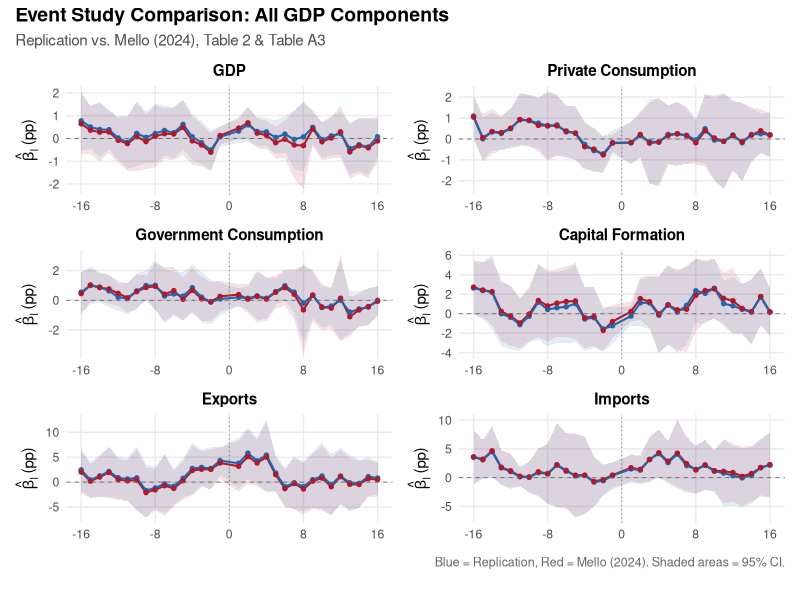

This chart was generated by the following R code: (Note: this script raises an error after producing the figure.)
# event_study_comparison_all_features.R
# Compares all 6 GDP-component event study coefficients against Mello (2024) Table A3.
# Produces a 6-panel plot, a comparison CSV, and a LaTeX table.

library(readr)
library(dplyr)
library(tidyr)
library(ggplot2)
library(patchwork)

#######################################################
# 1) Load our fixest results (all 6 features)
#######################################################
ours_all <- read_csv(
  "mello_paper_replication/results/event_study_all_features_coefficients.csv",
  show_col_types = FALSE
)

# Keep only rel-time dummies (has valid l)
ours_rt <- ours_all %>%
  filter(!is.na(l)) %>%
  select(feature, feature_label, l, estimate, se, pval) %>%
  arrange(feature, l)

#######################################################
# 2) Mello (2024) Table A3 — hardcoded from the paper
#######################################################
# GDP from Table 2, components from Table A3
mello_gdp <- tibble::tribble(
  ~l, ~estimate, ~se,
  -16,  0.640, 0.673, -15,  0.363, 0.538, -14,  0.276, 0.655, -13,  0.286, 0.474,
  -12, -0.082, 0.503, -11, -0.226, 0.604, -10,  0.074, 0.769,  -9, -0.139, 0.616,
   -8,  0.098, 0.695,  -7,  0.209, 0.570,  -6,  0.196, 0.589,  -5,  0.484, 0.621,
   -4, -0.107, 0.535,  -3, -0.288, 0.479,  -2, -0.605, 0.432,  -1,  0.125, 0.206,
    1,  0.454, 0.246,   2,  0.683, 0.370,   3,  0.233, 0.335,   4,  0.140, 0.317,
    5, -0.189, 0.357,   6, -0.034, 0.422,   7, -0.288, 0.761,   8, -0.314, 0.985,
    9,  0.418, 0.387,  10, -0.145, 0.421,  11,  0.021, 0.461,  12,  0.289, 0.583,
   13, -0.593, 0.606,  14, -0.320, 0.628,  15, -0.412, 0.676,  16, -0.109, 0.477
) %>% mutate(feature = "gdp", feature_label = "GDP")

# Private Consumption
mello_pcons <- tibble::tribble(
  ~l, ~estimate, ~se,
  -16,  1.046, 0.518, -15,  0.059, 0.578, -14,  0.353, 0.557, -13,  0.308, 0.413,
  -12,  0.514, 0.466, -11,  0.929, 0.631, -10,  0.894, 0.618,  -9,  0.652, 0.657,
   -8,  0.637, 0.847,  -7,  0.626, 0.740,  -6,  0.380, 0.623,  -5,  0.275, 0.651,
   -4, -0.368, 0.574,  -3, -0.489, 0.522,  -2, -0.763, 0.456,  -1, -0.202, 0.203,
    1, -0.169, 0.515,   2,  0.214, 0.559,   3, -0.198, 0.982,   4, -0.149, 1.087,
    5,  0.170, 0.730,   6,  0.247, 0.775,   7,  0.156, 0.681,   8, -0.184, 0.527,
    9,  0.390, 0.879,  10,  0.047, 1.034,  11, -0.116, 1.174,  12,  0.163, 0.842,
   13, -0.136, 0.950,  14,  0.185, 0.679,  15,  0.395, 0.528,  16,  0.186, 0.538
) %>% mutate(feature = "private_consumption", feature_label = "Private Consumption")

# Government Consumption
mello_gcons <- tibble::tribble(
  ~l, ~estimate, ~se,
  -16,  0.454, 0.731, -15,  1.024, 0.566, -14,  0.860, 0.471, -13,  0.766, 0.492,
  -12,  0.466, 0.435, -11,  0.168, 0.496, -10,  0.584, 0.599,  -9,  0.868, 0.403,
   -8,  0.941, 0.799,  -7,  0.408, 0.933,  -6,  0.651, 0.812,  -5,  0.071, 0.732,
   -4,  0.678, 0.779,  -3,  0.100, 0.760,  -2, -0.093, 0.668,  -1,  0.265, 0.536,
    1,  0.384, 0.368,   2,  0.080, 0.501,   3,  0.264, 0.884,   4,  0.082, 0.752,
    5,  0.547, 0.563,   6,  0.863, 0.620,   7,  0.407, 0.863,   8, -0.640, 1.507,
    9,  0.347, 0.885,  10, -0.451, 0.794,  11, -0.522, 0.715,  12,  0.138, 1.483,
   13, -1.105, 0.679,  14, -0.646, 0.568,  15, -0.424, 0.631,  16, -0.060, 0.520
) %>% mutate(feature = "government_consumption", feature_label = "Government Consumption")

# Capital Formation
mello_capform <- tibble::tribble(
  ~l, ~estimate, ~se,
  -16,  2.723, 1.438, -15,  2.417, 1.451, -14,  2.260, 1.734, -13,  0.230, 1.551,
  -12, -0.240, 1.559, -11, -0.949, 1.325, -10, -0.041, 1.425,  -9,  1.357, 1.913,
   -8,  0.797, 1.876,  -7,  1.085, 1.778,  -6,  1.248, 1.856,  -5,  1.303, 1.980,
   -4, -0.417, 1.587,  -3, -0.286, 1.522,  -2, -1.708, 1.092,  -1, -0.811, 0.868,
    1,  0.229, 0.515,   2,  1.552, 1.128,   3,  1.228, 1.370,   4, -0.029, 2.008,
    5,  0.898, 2.066,   6,  0.398, 2.100,   7,  0.454, 2.222,   8,  1.892, 1.932,
    9,  2.371, 1.604,  10,  2.550, 1.573,  11,  1.576, 1.331,  12,  1.331, 1.704,
   13,  0.535, 1.282,  14,  0.212, 1.672,  15,  1.755, 1.464,  16,  0.185, 1.256
) %>% mutate(feature = "capital_formation", feature_label = "Capital Formation")

# Exports
mello_exports <- tibble::tribble(
  ~l, ~estimate, ~se,
  -16,  2.040, 2.171, -15,  0.185, 1.769, -14,  1.025, 2.032, -13,  1.935, 2.591,
  -12,  0.519, 2.103, -11,  0.260, 2.090, -10,  0.438, 3.159,  -9, -2.109, 2.583,
   -8, -1.538, 2.126,  -7, -0.709, 3.120,  -6, -1.263, 1.832,  -5,  0.275, 1.979,
   -4,  2.327, 2.565,  -3,  2.584, 1.802,  -2,  2.555, 2.022,  -1,  3.840, 1.620,
    1,  3.183, 2.631,   2,  5.124, 2.767,   3,  3.844, 2.359,   4,  5.049, 3.631,
    5,  1.506, 1.816,   6, -1.297, 1.918,   7, -0.277, 2.606,   8, -1.381, 2.643,
    9,  0.204, 2.832,  10,  0.815, 3.302,  11, -0.916, 2.953,  12,  1.110, 2.725,
   13, -0.430, 2.692,  14, -0.466, 2.418,  15,  0.714, 1.945,  16,  0.501, 1.726
) %>% mutate(feature = "exports", feature_label = "Exports")

# Imports
mello_imports <- tibble::tribble(
  ~l, ~estimate, ~se,
  -16,  3.603, 2.417, -15,  3.202, 1.685, -14,  4.664, 2.192, -13,  1.808, 1.514,
  -12,  1.188, 1.528, -11,  0.245, 0.848, -10,  0.091, 1.361,  -9,  1.007, 2.093,
   -8,  0.711, 2.667,  -7,  2.183, 3.730,  -6,  1.131, 3.354,  -5,  0.421, 3.713,
   -4,  0.409, 3.427,  -3, -0.659, 2.225,  -2, -0.333, 1.334,  -1,  0.436, 1.111,
    1,  1.719, 1.201,   2,  1.429, 1.245,   3,  3.138, 1.947,   4,  4.326, 2.084,
    5,  2.844, 1.786,   6,  4.260, 3.007,   7,  2.432, 2.410,   8,  1.331, 2.131,
    9,  2.196, 2.222,  10,  1.218, 1.813,  11,  1.100, 2.853,  12,  0.886, 2.586,
   13,  0.215, 2.633,  14,  0.719, 2.477,  15,  1.729, 2.558,  16,  2.266, 2.872
) %>% mutate(feature = "imports", feature_label = "Imports")

# Combine all Mello data
mello_all <- bind_rows(mello_gdp, mello_pcons, mello_gcons,
                       mello_capform, mello_exports, mello_imports) %>%
  mutate(
    tval = estimate / se,
    pval = 2 * pnorm(-abs(tval))
  )

# Mello controls (convergence + host per component)
mello_controls <- tibble::tribble(
  ~feature,                  ~feature_label,            ~conv_coeff, ~conv_se, ~host_coeff, ~host_se,
  "gdp",                    "GDP",                      -1.368, 0.588,  -0.591, 0.545,
  "private_consumption",    "Private Consumption",      -2.665, 0.651,  -0.098, 0.801,
  "government_consumption", "Government Consumption",   -3.349, 1.278,  -0.155, 0.265,
  "capital_formation",      "Capital Formation",        -7.795, 1.624,  -1.606, 1.404,
  "exports",                "Exports",                  -3.730, 0.754,   1.249, 0.983,
  "imports",                "Imports",                   -6.056, 0.952,  -0.390, 1.909
)

# Mello N and within-R2 per feature
mello_stats <- tibble::tribble(
  ~feature,                  ~mello_n,  ~mello_r2,
  "gdp",                    8637,       0.423,
  "private_consumption",    8549,       0.352,
  "government_consumption", 8549,       0.129,
  "capital_formation",      8549,       0.213,
  "exports",                8549,       0.380,
  "imports",                8549,       0.364
)

#######################################################
# 3) Significance stars helper
#######################################################
stars_fn <- function(p) {
  case_when(
    p < 0.01 ~ "***",
    p < 0.05 ~ "**",
    p < 0.10 ~ "*",
    TRUE      ~ ""
  )
}

#######################################################
# 4) Build combined plotting data
#######################################################
# join on feature id to avoid label case mismatches
feat_labels <- c(
  gdp                    = "GDP",
  private_consumption    = "Private Consumption",
  government_consumption = "Government Consumption",
  capital_formation      = "Capital Formation",
  exports                = "Exports",
  imports                = "Imports"
)

plot_df <- bind_rows(
  ours_rt %>% mutate(source = "Replication"),
  mello_all %>% mutate(source = "Mello (2024)")
) %>%
  mutate(
    panel_label = feat_labels[feature],
    ci_lo = estimate - 1.96 * se,
    ci_hi = estimate + 1.96 * se
  )

#######################################################
# 5) Build 6-panel comparison plot
#######################################################
colours <- c("Replication" = "#2166AC", "Mello (2024)" = "#B2182B")

make_panel <- function(feat_id, show_legend = FALSE) {
  df <- plot_df %>% filter(feature == feat_id)
  ttl <- feat_labels[feat_id]

  p <- ggplot(df, aes(x = l, y = estimate, colour = source, fill = source)) +
    geom_ribbon(aes(ymin = ci_lo, ymax = ci_hi), alpha = 0.12, colour = NA) +
    geom_line(linewidth = 0.7) +
    geom_point(size = 1.2) +
    geom_hline(yintercept = 0, linetype = "dashed", colour = "grey40", linewidth = 0.3) +
    geom_vline(xintercept = 0, linetype = "dotted", colour = "grey40", linewidth = 0.3) +
    scale_x_continuous(breaks = seq(-16, 16, by = 8)) +
    scale_colour_manual(values = colours) +
    scale_fill_manual(values = colours) +
    labs(title = ttl, x = NULL, y = expression(hat(beta)[l] ~ "(pp)")) +
    theme_minimal(base_size = 11) +
    theme(
      plot.title       = element_text(face = "bold", size = 11, hjust = 0.5),
      panel.grid.minor = element_blank(),
      legend.position  = if (show_legend) "bottom" else "none",
      legend.title     = element_blank()
    )
  p
}

panels <- lapply(names(feat_labels), make_panel)

# combine panels with patchwork and grab a shared legend
combined <- (panels[[1]] | panels[[2]]) /
            (panels[[3]] | panels[[4]]) /
            (panels[[5]] | panels[[6]]) +
  plot_annotation(
    title    = "Event Study Comparison: All GDP Components",
    subtitle = "Replication vs. Mello (2024), Table 2 & Table A3",
    caption  = "Blue = Replication, Red = Mello (2024). Shaded areas = 95% CI.",
    theme = theme(
      plot.title    = element_text(face = "bold", size = 14),
      plot.subtitle = element_text(size = 11, colour = "grey30"),
      plot.caption  = element_text(size = 9, colour = "grey40")
    )
  )

# Extract a shared legend from one panel and attach at bottom
leg_panel <- make_panel("gdp", show_legend = TRUE) +
  guides(colour = guide_legend(override.aes = list(size = 3)),
         fill   = guide_legend(override.aes = list(alpha = 0.3)))
leg <- cowplot::get_legend(leg_panel)

final_plot <- cowplot::plot_grid(
  combined, leg,
  ncol = 1, rel_heights = c(1, 0.04)
)

dir.create("mello_paper_replication/event_study_plots", showWarnings = FALSE)
ggsave("mello_paper_replication/event_study_plots/event_study_all_features_comparison.png",
       final_plot, width = 12, height = 10, dpi = 300)
cat("Saved plot: mello_paper_replication/event_study_plots/event_study_all_features_comparison.png\n")

#######################################################
# 6) Concise comparison CSV (selected lags)
#######################################################
selected_lags <- c(1, 2, 3, 4, 8, 16)

# Our data — selected relative-time + controls from all-features CSV
ours_controls <- ours_all %>%
  filter(is.na(l)) %>%
  select(feature, feature_label, term, estimate, se, pval)

# Build our selected-lag rows
ours_sel <- ours_rt %>%
  filter(l %in% selected_lags) %>%
  mutate(row_label = ifelse(l == 16, "$l = +16$ (binned)", sprintf("$l = +%d$", l))) %>%
  select(feature, feature_label, l, row_label, estimate, se, pval)

# Build Mello selected-lag rows
mello_sel <- mello_all %>%
  filter(l %in% selected_lags) %>%
  mutate(row_label = ifelse(l == 16, "$l = +16$ (binned)", sprintf("$l = +%d$", l))) %>%
  select(feature, feature_label, l, row_label, estimate, se, pval)

# Merge for CSV
csv_table <- ours_sel %>%
  rename(repl_coeff = estimate, repl_se = se, repl_pval = pval) %>%
  left_join(
    mello_sel %>% rename(mello_coeff = estimate, mello_se = se, mello_pval = pval) %>%
      select(-feature_label, -row_label),
    by = c("feature", "l")
  ) %>%
  mutate(
    repl_stars  = stars_fn(repl_pval),
    mello_stars = stars_fn(mello_pval),
    diff = repl_coeff - mello_coeff
  ) %>%
  arrange(feature, l)

write_csv(csv_table,
          "mello_paper_replication/results/event_study_all_features_comparison_table.csv")
cat("Saved CSV: mello_paper_replication/results/event_study_all_features_comparison_table.csv\n")

#######################################################
# 7) LaTeX appendix table
#######################################################
# one sub-block per feature, selected post-treatment lags
fmt <- function(x, d = 3) formatC(round(x, d), format = "f", digits = d)

tex <- c(
  "\\begin{table}[htbp]",
  "\\centering",
  "\\caption{Event study comparison across GDP components: selected post-treatment coefficients}",
  "\\label{tab:es_all_features_comparison}",
  "\\footnotesize",
  "\\begin{tabular}{l rr rr r}",
  "\\toprule",
  " & \\multicolumn{2}{c}{\\textbf{Replication}} & \\multicolumn{2}{c}{\\textbf{Mello (2024)}} & \\\\",
  "\\cmidrule(lr){2-3} \\cmidrule(lr){4-5}",
  "  & Coeff. & (SE) & Coeff. & (SE) & Diff. \\\\",
  "\\midrule"
)

feat_keys <- c("gdp", "private_consumption", "government_consumption",
               "capital_formation", "exports", "imports")
feat_labels_tex <- c(
  "gdp" = "\\textbf{GDP}",
  "private_consumption" = "\\textbf{Private Consumption}",
  "government_consumption" = "\\textbf{Government Consumption}",
  "capital_formation" = "\\textbf{Capital Formation}",
  "exports" = "\\textbf{Exports}",
  "imports" = "\\textbf{Imports}"
)

for (feat in feat_keys) {
  # Feature header
  tex <- c(tex, paste0(feat_labels_tex[feat], " \\\\"))

  # Controls: convergence
  ours_conv <- ours_controls %>% filter(feature == feat, grepl("^ln_", term))
  mello_conv <- mello_controls %>% filter(feature == feat)
  if (nrow(ours_conv) == 1 && nrow(mello_conv) == 1) {
    tex <- c(tex, sprintf(
      "\\quad $\\ln y_{t-4}$ & %s%s & (%s) & %s%s & (%s) & %s \\\\",
      fmt(ours_conv$estimate), stars_fn(ours_conv$pval), fmt(ours_conv$se),
      fmt(mello_conv$conv_coeff), stars_fn(2*pnorm(-abs(mello_conv$conv_coeff/mello_conv$conv_se))),
      fmt(mello_conv$conv_se),
      fmt(ours_conv$estimate - mello_conv$conv_coeff)
    ))
  }

  # Controls: host
  ours_host <- ours_controls %>% filter(feature == feat, term == "host")
  if (nrow(ours_host) == 1 && nrow(mello_conv) == 1) {
    tex <- c(tex, sprintf(
      "\\quad Host & %s%s & (%s) & %s%s & (%s) & %s \\\\",
      fmt(ours_host$estimate), stars_fn(ours_host$pval), fmt(ours_host$se),
      fmt(mello_conv$host_coeff), stars_fn(2*pnorm(-abs(mello_conv$host_coeff/mello_conv$host_se))),
      fmt(mello_conv$host_se),
      fmt(ours_host$estimate - mello_conv$host_coeff)
    ))
  }

  # Selected lags
  block <- csv_table %>% filter(feature == feat)
  for (i in seq_len(nrow(block))) {
    r <- block[i, ]
    tex <- c(tex, sprintf(
      "\\quad %s & %s%s & (%s) & %s%s & (%s) & %s \\\\",
      r$row_label,
      fmt(r$repl_coeff), r$repl_stars, fmt(r$repl_se),
      fmt(r$mello_coeff), r$mello_stars, fmt(r$mello_se),
      fmt(r$diff)
    ))
  }

  # Add N row
  ours_feat_n <- ours_rt %>% filter(feature == feat) %>% nrow()
  mello_n_val <- mello_stats %>% filter(feature == feat) %>% pull(mello_n)
  # Our N comes from model; approximate from data: GDP=8633, components=8589
  our_n <- if (feat == "gdp") "8,633" else "8,589"
  mello_n_str <- formatC(mello_n_val, format = "d", big.mark = ",")

  tex <- c(tex, sprintf(
    "\\quad $N$ & \\multicolumn{2}{c}{%s} & \\multicolumn{2}{c}{%s} & \\\\",
    our_n, mello_n_str
  ))

  # Separator between features (not after last)
  if (feat != tail(feat_keys, 1)) {
    tex <- c(tex, "[4pt]")
  }
}

tex <- c(tex,
  "\\bottomrule",
  "\\multicolumn{6}{l}{\\footnotesize *\\,$p<0.10$,\\; **\\,$p<0.05$,\\; ***\\,$p<0.01$.\\; Clustered SEs at the country level.} \\\\",
  "\\multicolumn{6}{l}{\\footnotesize Selected post-treatment lags shown ($l = +1$ to $+4$, $+8$, $+16$). Full coefficients in replication materials.} \\\\",
  "\\multicolumn{6}{l}{\\footnotesize Mello $p$-values inferred from reported coefficients and SEs (normal approximation).}",
  "\\end{tabular}",
  "\\end{table}"
)

dir.create("thesis/tables", showWarnings = FALSE)
writeLines(tex, "thesis/tables/event_study_all_features_comparison.tex")
cat("Saved LaTeX: thesis/tables/event_study_all_features_comparison.tex\n")

cat("\n=== Done ===\n")
